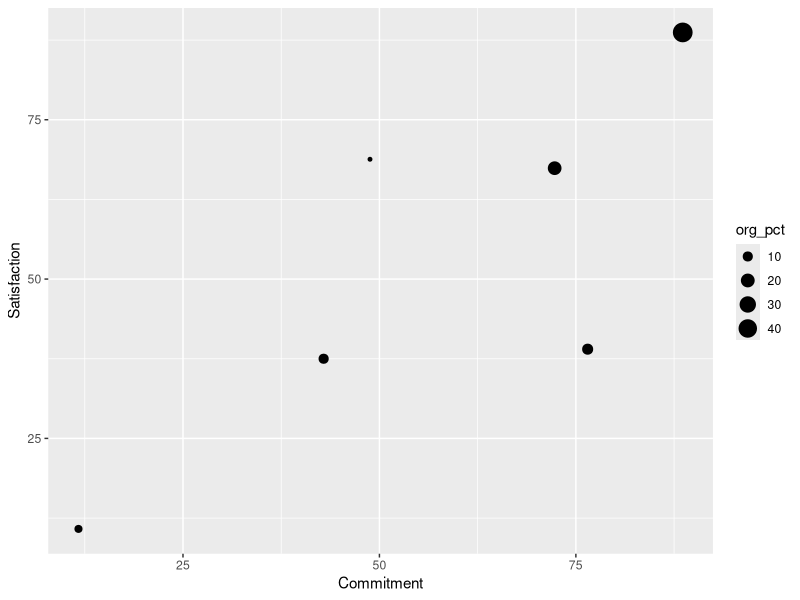
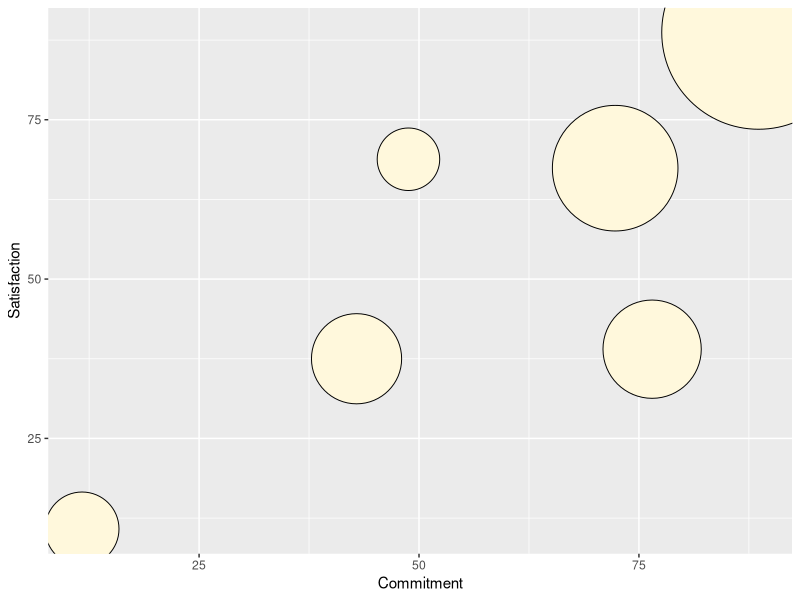
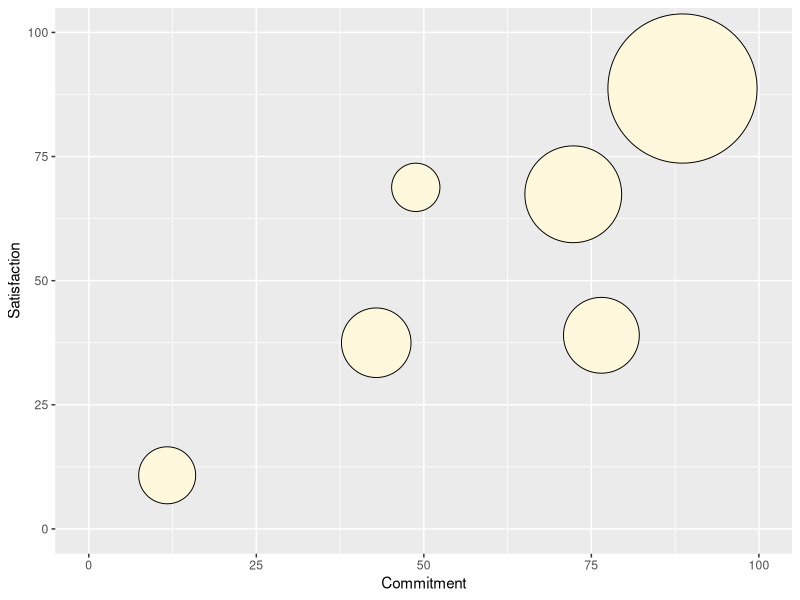
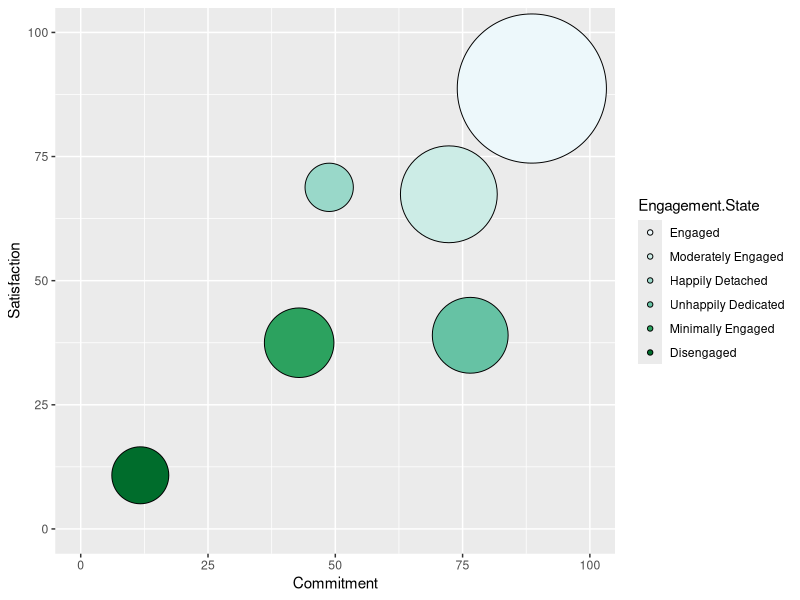
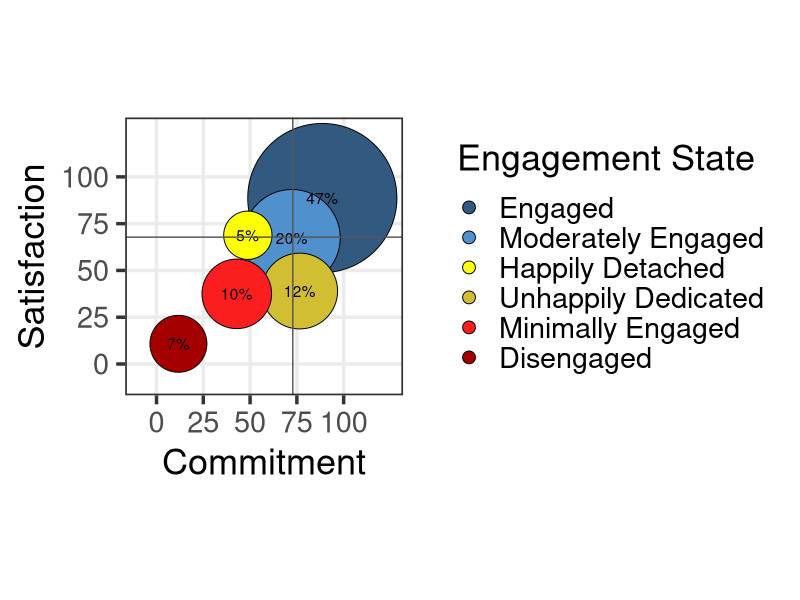

Here is the R script that generated these plots, in order:
## ---- chunk 1
knitr::opts_chunk$set(echo = TRUE)
## ---- chunk 2

# preliminaries

setwd("C:/@data/GitHub/WES-engagement-states")

library(ggplot2)
library(dplyr)

eng_state_data <- read.csv("./data/eng_states_data.csv")

eng_state_data <- eng_state_data %>%
  group_by(ORGID) %>%
  mutate(org_pct = Employees/sum(Employees)*100)

head(eng_state_data)

# set the sort function 

eng_state_data$Engagement.State <- factor(eng_state_data$Engagement.State, 
       levels = c("Engaged", "Moderately Engaged",
                  "Happily Detached", "Unhappily Dedicated",
                  "Minimally Engaged", "Disengaged"))
         

eng_state_data <- eng_state_data %>%
  arrange(ORG, Engagement.State)

eng_state_data

eng_state_data <- eng_state_data %>%
  group_by(ORGID) %>%
  mutate(Percent = round(Employees / sum(Employees) * 100)) %>%
  ungroup() %>%
  arrange(ORG, Engagement.State)

head(eng_state_data)


## ---- chunk 3

eng_state_plot <- ggplot(subset(eng_state_data, ORGID == "OWL",),
            aes(x = Commitment, y = Satisfaction))

eng_state_plot + 
  geom_point(aes(size = org_pct))

eng_state_plot + 
  geom_point(aes(size = org_pct), shape = 21, colour = "black", fill = "cornsilk") +
  scale_size_area(max_size = 65, guide=FALSE)

# set axis

eng_state_plot + 
  geom_point(aes(size = org_pct), shape = 21, colour = "black", fill = "cornsilk") +
  scale_size_area(max_size = 50, guide=FALSE) +
  xlim(0, 100) +
  ylim(0, 100)



## ---- chunk 4

eng_state_plot <- 
  ggplot(subset(eng_state_data, ORGID == "OWL",),
            aes(x = Commitment, y = Satisfaction, fill = Engagement.State)) + 
  geom_point(aes(size = org_pct, stat="identity"), 
             shape = 21, colour = "black") +
  scale_size_area(max_size = 50, guide=FALSE) + 
  xlim(0,100) + ylim(0,100) +
  scale_fill_manual(values=c("#edf8fb", "#ccece6", "#99d8c9", 
                               "#66c2a4", "#2ca25f", "#006d2c"))


eng_state_plot  


## ---- chunk 5

# Constants to use in the code
PLOT_COLS <- c("#325A80", "#5091CD", "#FFFF05", "#D2BE32", "#FA1E1E", "#A40000")


# additional variables for the plot

data <- (subset(eng_state_data, ORGID == "OWL"))

  mean_satisfaction <- sum(data$Satisfaction * data$Percent / 100)
  mean_commitment <- sum(data$Commitment * data$Percent / 100)


eng_state_plot <- 
  ggplot(data,
         aes(x = Commitment, y = Satisfaction, fill = Engagement.State)) +   
  # points
  geom_point(aes(size = org_pct, stat="identity"), 
             shape = 21, colour = "black") +
  geom_text(aes(label=paste(data$Percent,"%",sep=""))) +           
  scale_size_area(max_size = 50, guide=FALSE) + 
  scale_fill_manual(values = PLOT_COLS) + 
  # cross-hairs
  geom_vline(xintercept = mean_commitment, col = "#555555") +
  geom_hline(yintercept = mean_satisfaction, col = "#555555") +
  # axis
  scale_x_continuous(breaks=c(0,25,50,75,100), limits=c(-10,125)) +
  scale_y_continuous(breaks=c(0,25,50,75,100), limits=c(-10,125)) +
  coord_fixed() +
    
  theme_bw(26) +
  guides(fill = guide_legend("Engagement State", override.aes = list(size = 4))) +
  theme(legend.key = element_blank(), panel.grid.minor = element_blank(),
        legend.key.height = unit(1.5, "line")) 


eng_state_plot  


